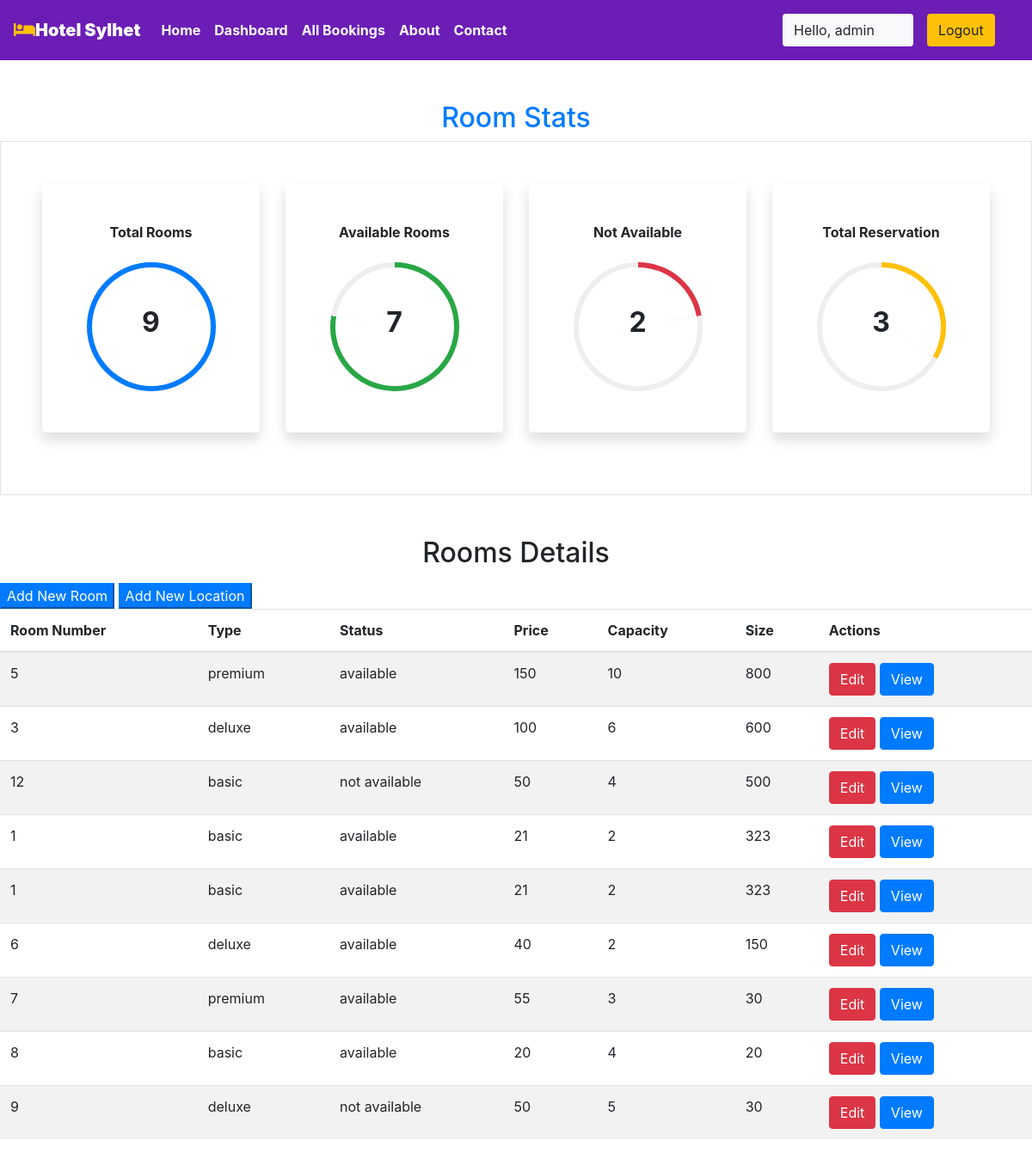
Page /staff/panel (signed in) on the committed database.
### sust/models.py (models this page shows, shortened)
class Rooms(models.Model):
    ROOM_STATUS = (
    ("1", "available"),
    ("2", "not available"),
    )
    ROOM_TYPE = (
    ("1", "premium"),
    ("2", "deluxe"),
    ("3","basic"),
    )
    room_type = models.CharField(max_length=50,choices = ROOM_TYPE)
    capacity = models.IntegerField()
    price = models.IntegerField()
    size = models.IntegerField()
    hotel = models.ForeignKey(Hotels, on_delete = models.CASCADE)
    status = models.CharField(choices =ROOM_STATUS,max_length = 15)
    roomnumber = models.IntegerField()

### sust/views.py (the view)
# urls.py: path('staff/panel', views.panel,name="staffpanel"),
@login_required(login_url='/staff')
def panel(request):
    if request.user.is_staff == False:
        return HttpResponse('Access Denied')
    rooms = Rooms.objects.all()
    total_rooms = len(rooms)
    available_rooms = len(Rooms.objects.all().filter(status='1'))
    unavailable_rooms = len(Rooms.objects.all().filter(status='2'))
    reserved = len(Reservation.objects.all())
    hotel = Hotels.objects.values_list('location','id').distinct().order_by()
    response = render(request,'staff/panel.html',{'location':hotel,'reserved':reserved,'rooms':rooms,'total_rooms':total_rooms,'available':available_rooms,'unavailable':unavailable_rooms})
    return HttpResponse(response)

### sust/templatetags/app_tags.py (called while the page is built)
@register.filter
def percentage(value1,value2=100):
    return int(value1)/int(value2)*100

### templates/staff/panel.html (shortened to what this page needs)
{% extends 'basic.html' %} {% block title %} staff panel {% endblock title %}  {% block body %}
<section class="my-5 ">
    {%load app_tags%}
    <h2 class="text-center text-primary">Room Stats</h2>
    <div class="container-fluid px-5 py-5 border">
        <div class="row">
            <div class="col-xl-3 col-lg-6 col-sm-12 mb-4 ">
                <div class="bg-white rounded-lg p-5 shadow">
                    <h2 class="h6 font-weight-bold text-center mb-4">Total Rooms</h2>
                    <div class="progress mx-auto" data-value={{ total_rooms|percentage:total_rooms}}>
                        <span class="progress-left">
                                    <span class="progress-bar border-primary"></span>
                        </span>
                        <span class="progress-right">
                                    <span class="progress-bar border-primary"></span>
                        </span>
                        <div class="progress-value w-100 h-100 rounded-circle d-flex align-items-center justify-content-center">
                            <div class="h2 font-weight-bold">{{ total_rooms}}</div>
                        </div>
                    </div>
                </div>
            </div>
            <div class="col-xl-3 col-lg-6 col-sm-12 mb-4">
                <div class="bg-white rounded-lg p-5 shadow">
                    <h2 class="h6 font-weight-bold text-center mb-4">Available Rooms</h2>
                    <div class="progress mx-auto" data-value={{ available|percentage:total_rooms}}>
                        <span class="progress-left">
                                    <span class="progress-bar border-success"></span>
                        </span>
                        <span class="progress-right">
                                    <span class="progress-bar border-success"></span>
                        </span>
                        <div class="progress-value w-100 h-100 rounded-circle d-flex align-items-center justify-content-center">
                            <div class="h2 font-weight-bold">{{ available}}</div>
                        </div>
                    </div>
                </div>
            </div>
            <div class="col-xl-3 col-lg-6 col-sm-12 mb-4">
                <div class="bg-white rounded-lg p-5 shadow">
                    <h2 class="h6 font-weight-bold text-center mb-4">Not Available</h2>
                    <div class="progress mx-auto" data-value={{ unavailable|percentage:total_rooms}}>
                        <span class="progress-left">
                        </span>
                        <span class="progress-right">
                                    <span class="progress-bar border-danger"></span>
                        </span>
                        <div class="progress-value w-100 h-100 rounded-circle d-flex align-items-center justify-content-center">
                            <div class="h2 font-weight-bold">{{ unavailable}}</div>
                        </div>
                    </div>
                </div>
            </div>
            <div class="col-xl-3 col-lg-6 col-sm-12 mb-4">
                <div class="bg-white rounded-lg p-5 shadow">
                    <h2 class="h6 font-weight-bold text-center mb-4">Total Reservation</h2>
                    <div class="progress mx-auto" data-value={{reserved |percentage:total_rooms}}>
                        <span class="progress-left">
                        </span>
                        <span class="progress-right">
                                    <span class="progress-bar border-warning"></span>
                        </span>
                        <div class="progress-value w-100 h-100 rounded-circle d-flex align-items-center justify-content-center">
                            <div class="h2 font-weight-bold">{{reserved}}</div>
                        </div>
                    </div>
                </div>
            </div>
        </div>
    </div>
</section>
<h2 class="text-center pb-2">Rooms Details</h2>
<Button class="btn-group btn-primary" data-toggle="modal" data-target="#newroom">Add New Room</Button>
<Button class="btn-group btn-primary " data-toggle="modal" data-target="#newlocation">Add New Location</Button>
<table class="table table-striped  ">
    <thead>
        <th>Room Number</th>
        <th>Type</th>
        <th>Status</th>
        <th>Price</th>
        <th>Capacity</th>
        <th>Size</th>
        <th colspan="2">Actions</th>
    </thead>
    {% if rooms %} {% for each_room in rooms %}
    <tr>
        <td>{{each_room.roomnumber}}</td>
        <td>{{each_room.get_room_type_display}}</td>
        <td>{{each_room.get_status_display}}</td>
        <td>{{each_room.price}}</td>
        <td>{{each_room.capacity}}</td>
        <td>{{each_room.size}}</td>
        <td colspan="2">
            <a href="/staff/panel/edit-room?roomid={{each_room.id}}"><Button class="btn btn-danger">Edit</Button></a>
            <a href="/staff/panel/view-room?roomid={{each_room.id}}"><Button class="btn btn-primary">View</Button></a>
        </td>
    </tr>
    {% endfor %} {% endif %}
</table>
{% endblock body %}

### templates/basic.html (shortened to what this page needs)
{% load static %}
<!DOCTYPE html>
<!DOCTYPE html>
<html lang="en">
  <head>
    <link
      rel="stylesheet"
      href="https://use.fontawesome.com/releases/v5.7.0/css/all.css"
    />
    <link rel="stylesheet" href="{% static 'bootstrap\bootstrap.css' %}" />
    <link
      rel="stylesheet"
      href="https://maxcdn.bootstrapcdn.com/bootstrap/4.5.0/css/bootstrap.min.css"
    />
  </head>
  <body
    style="
      dbackground-image: url('https://source.unsplash.com/random');
      height: 100%;
    "
  >
    <div class="container-fluid px-0">
      <nav
        class="navbar navbar-expand-lg navbar-dark font-weight-bold"
        style="background-color: rgb(107, 29, 181)"
      >
        <a class="navbar-brand text-bold bg-black" href="/"
          ><i class="fas fa-bed text-warning"></i><b>Hotel Sylhet</b></a
        >
        <div class="collapse navbar-collapse" id="navbarSupportedContent">
          <ul class="navbar-nav mr-auto">
            <li class="nav-item active">
              <a class="nav-link text-bold" href="/home"> Home</a>
            </li>
            {% if user.is_staff %}
            <li class="nav-item active">
              <a class="nav-link text-bold" href="/staff/panel">Dashboard </a>
            </li>
            {% elif user.is_staff == False and user.is_authenticated %}
            <li class="nav-item active">
              <a class="nav-link text-bold" href="/user/bookings"
                >My Bookings
              </a>
            </li>
            {% endif %} {% if user.is_staff %}
            <li class="nav-item active">
              <a class="nav-link text-bold" href="/staff/allbookings"
                >All Bookings
              </a>
            </li>
            {% endif %}
            <li class="nav-item active">
              <a class="nav-link text-bold" href="/about">About</a>
            </li>
            <li class="nav-item active">
              <a class="nav-link text-bold" href="/contact">Contact </a>
            </li>
          </ul>
          {% if user.is_authenticated %}
          <button
            class="btn btn-group bg-light"
            data-toggle="modal"
            data-target="#forlogin"
          >
            Hello, {{request.user}}
            <a href="/logout" class="nav-link">
              <button
                class="btn btn-group bg-warning"
                data-toggle="modal"
                data-target="#forlogin"
              >
                Logout
              </button></a
            >&nbsp; &nbsp;
          </button>
          {% endif %}
        </div>
      </nav>
    </div>
     {% block body %} {% endblock body %}
  </body>
</html>

### templates/staff/panel.html (style rules this page uses)
.progress { width: 150px; height: 150px; background: none; position: relative; }
.progress::after { content: ""; width: 100%; height: 100%; border-radius: 50%; border: 6px solid #eee; position: absolute; top: 0; left: 0; }
.progress>span { width: 50%; height: 100%; overflow: hidden; position: absolute; top: 0; z-index: 1; }
.progress .progress-left { left: 0; }
.progress .progress-bar { width: 100%; height: 100%; background: none; border-width: 6px; border-style: solid; position: absolute; top: 0; }
.progress .progress-left .progress-bar { left: 100%; border-top-right-radius: 80px; border-bottom-right-radius: 80px; border-left: 0; -webkit-transform-origin: center left; transform-origin: center left; }
.progress .progress-right { right: 0; }
.progress .progress-right .progress-bar { left: -100%; border-top-left-radius: 80px; border-bottom-left-radius: 80px; border-right: 0; -webkit-transform-origin: center right; transform-origin: center right; }
.progress .progress-value { position: absolute; top: 0; left: 0; }
body { min-height: 100vh; }
.rounded-lg { border-radius: 1rem; }

### templates/basic.html (style rules this page uses)
a { text-decoration: none; }

### rows in the picture
Rooms: roomnumber "5", room_type "premium", status "available", price "150", capacity "10", size "800"
Rooms: roomnumber "3", room_type "deluxe", status "available", price "100", capacity "6", size "600"
Rooms: roomnumber "12", room_type "basic", status "not available", price "50", capacity "4", size "500"
Rooms: roomnumber "1", room_type "basic", status "available", price "21", capacity "2", size "323"
Rooms: roomnumber "1", room_type "basic", status "available", price "21", capacity "2", size "323"
Rooms: roomnumber "6", room_type "deluxe", status "available", price "40", capacity "2", size "150"
Rooms: roomnumber "7", room_type "premium", status "available", price "55", capacity "3", size "30"
Rooms: roomnumber "8", room_type "basic", status "available", price "20", capacity "4", size "20"
Rooms: roomnumber "9", room_type "deluxe", status "not available", price "50", capacity "5", size "30"

### other values in the picture
{{ request.user }} "admin"
{{ total_rooms }} "9"
{{ available }} "7"
{{ unavailable }} "2"
{{ reserved }} "3"
